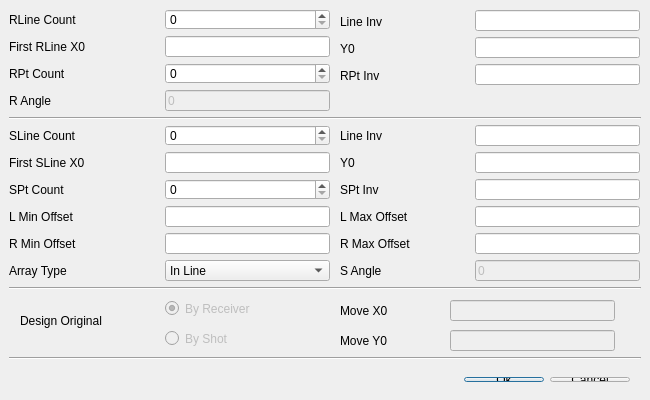
<?xml version="1.0" encoding="UTF-8"?>
<ui version="4.0">
 <class>TSPSDlg</class>
 <widget class="QDialog" name="TSPSDlg">
  <property name="geometry">
   <rect>
    <x>0</x>
    <y>0</y>
    <width>650</width>
    <height>400</height>
   </rect>
  </property>
  <property name="windowTitle">
   <string>New SPS</string>
  </property>
  <widget class="QLabel" name="textLabel6_3">
   <property name="geometry">
    <rect>
     <x>9</x>
     <y>233</y>
     <width>150</width>
     <height>21</height>
    </rect>
   </property>
   <property name="text">
    <string>R Min Offset</string>
   </property>
   <property name="wordWrap">
    <bool>false</bool>
   </property>
  </widget>
  <widget class="QLineEdit" name="cSPtInvEdit">
   <property name="geometry">
    <rect>
     <x>475</x>
     <y>179</y>
     <width>165</width>
     <height>21</height>
    </rect>
   </property>
  </widget>
  <widget class="QLineEdit" name="cSY0Edit">
   <property name="geometry">
    <rect>
     <x>475</x>
     <y>152</y>
     <width>165</width>
     <height>21</height>
    </rect>
   </property>
  </widget>
  <widget class="QLabel" name="textLabel2_3">
   <property name="geometry">
    <rect>
     <x>9</x>
     <y>260</y>
     <width>150</width>
     <height>21</height>
    </rect>
   </property>
   <property name="text">
    <string>Array Type</string>
   </property>
   <property name="wordWrap">
    <bool>false</bool>
   </property>
  </widget>
  <widget class="QLabel" name="textLabel1_2">
   <property name="geometry">
    <rect>
     <x>9</x>
     <y>125</y>
     <width>150</width>
     <height>21</height>
    </rect>
   </property>
   <property name="text">
    <string>SLine Count</string>
   </property>
   <property name="wordWrap">
    <bool>false</bool>
   </property>
  </widget>
  <widget class="QLineEdit" name="cLMinOffEdit">
   <property name="geometry">
    <rect>
     <x>165</x>
     <y>206</y>
     <width>165</width>
     <height>21</height>
    </rect>
   </property>
  </widget>
  <widget class="QLabel" name="textLabel1_3_2">
   <property name="geometry">
    <rect>
     <x>340</x>
     <y>125</y>
     <width>130</width>
     <height>21</height>
    </rect>
   </property>
   <property name="text">
    <string>Line Inv</string>
   </property>
   <property name="wordWrap">
    <bool>false</bool>
   </property>
  </widget>
  <widget class="QLabel" name="textLabel5_2">
   <property name="geometry">
    <rect>
     <x>340</x>
     <y>179</y>
     <width>130</width>
     <height>21</height>
    </rect>
   </property>
   <property name="text">
    <string>SPt Inv</string>
   </property>
   <property name="wordWrap">
    <bool>false</bool>
   </property>
  </widget>
  <widget class="QSpinBox" name="cRLineCountBox">
   <property name="geometry">
    <rect>
     <x>165</x>
     <y>9</y>
     <width>165</width>
     <height>21</height>
    </rect>
   </property>
   <property name="maximum">
    <number>10000</number>
   </property>
  </widget>
  <widget class="QLineEdit" name="cRX0Edit">
   <property name="enabled">
    <bool>true</bool>
   </property>
   <property name="geometry">
    <rect>
     <x>165</x>
     <y>36</y>
     <width>165</width>
     <height>21</height>
    </rect>
   </property>
  </widget>
  <widget class="QLabel" name="textLabel3_2">
   <property name="geometry">
    <rect>
     <x>340</x>
     <y>152</y>
     <width>130</width>
     <height>21</height>
    </rect>
   </property>
   <property name="text">
    <string>Y0</string>
   </property>
   <property name="wordWrap">
    <bool>false</bool>
   </property>
  </widget>
  <widget class="QComboBox" name="cATypeBox">
   <property name="geometry">
    <rect>
     <x>165</x>
     <y>260</y>
     <width>165</width>
     <height>21</height>
    </rect>
   </property>
   <item>
    <property name="text">
     <string>In Line</string>
    </property>
   </item>
   <item>
    <property name="text">
     <string>Cross Line</string>
    </property>
   </item>
   <item>
    <property name="text">
     <string>Ob-Cross Line</string>
    </property>
   </item>
  </widget>
  <widget class="QLineEdit" name="cSLineInvEdit">
   <property name="geometry">
    <rect>
     <x>475</x>
     <y>125</y>
     <width>165</width>
     <height>21</height>
    </rect>
   </property>
  </widget>
  <widget class="QSpinBox" name="cRPtCountBox">
   <property name="geometry">
    <rect>
     <x>165</x>
     <y>63</y>
     <width>165</width>
     <height>21</height>
    </rect>
   </property>
   <property name="maximum">
    <number>10000000</number>
   </property>
  </widget>
  <widget class="QLabel" name="textLabel3_3">
   <property name="geometry">
    <rect>
     <x>340</x>
     <y>260</y>
     <width>130</width>
     <height>21</height>
    </rect>
   </property>
   <property name="text">
    <string>S Angle</string>
   </property>
   <property name="wordWrap">
    <bool>false</bool>
   </property>
  </widget>
  <widget class="QLineEdit" name="cSX0Edit">
   <property name="geometry">
    <rect>
     <x>165</x>
     <y>152</y>
     <width>165</width>
     <height>21</height>
    </rect>
   </property>
  </widget>
  <widget class="QLineEdit" name="cRMinOffEdit">
   <property name="geometry">
    <rect>
     <x>165</x>
     <y>233</y>
     <width>165</width>
     <height>21</height>
    </rect>
   </property>
  </widget>
  <widget class="QLabel" name="textLabel6_2">
   <property name="geometry">
    <rect>
     <x>340</x>
     <y>206</y>
     <width>130</width>
     <height>21</height>
    </rect>
   </property>
   <property name="text">
    <string>L Max Offset</string>
   </property>
   <property name="wordWrap">
    <bool>false</bool>
   </property>
  </widget>
  <widget class="QLabel" name="textLabel6_2_2">
   <property name="geometry">
    <rect>
     <x>340</x>
     <y>233</y>
     <width>130</width>
     <height>21</height>
    </rect>
   </property>
   <property name="text">
    <string>R Max Offset</string>
   </property>
   <property name="wordWrap">
    <bool>false</bool>
   </property>
  </widget>
  <widget class="QLineEdit" name="cRMaxOffEdit">
   <property name="geometry">
    <rect>
     <x>475</x>
     <y>233</y>
     <width>165</width>
     <height>21</height>
    </rect>
   </property>
  </widget>
  <widget class="QLabel" name="textLabel6">
   <property name="geometry">
    <rect>
     <x>9</x>
     <y>206</y>
     <width>150</width>
     <height>21</height>
    </rect>
   </property>
   <property name="text">
    <string>L Min Offset</string>
   </property>
   <property name="wordWrap">
    <bool>false</bool>
   </property>
  </widget>
  <widget class="QLabel" name="textLabel1">
   <property name="geometry">
    <rect>
     <x>9</x>
     <y>9</y>
     <width>150</width>
     <height>21</height>
    </rect>
   </property>
   <property name="text">
    <string>RLine Count</string>
   </property>
   <property name="wordWrap">
    <bool>false</bool>
   </property>
  </widget>
  <widget class="QSpinBox" name="cSPtCountBox">
   <property name="geometry">
    <rect>
     <x>165</x>
     <y>179</y>
     <width>165</width>
     <height>21</height>
    </rect>
   </property>
   <property name="maximum">
    <number>10000000</number>
   </property>
  </widget>
  <widget class="QLineEdit" name="cSAngleEdit">
   <property name="enabled">
    <bool>false</bool>
   </property>
   <property name="geometry">
    <rect>
     <x>475</x>
     <y>260</y>
     <width>165</width>
     <height>21</height>
    </rect>
   </property>
   <property name="text">
    <string>0</string>
   </property>
  </widget>
  <widget class="QLineEdit" name="cLMaxOffEdit">
   <property name="geometry">
    <rect>
     <x>475</x>
     <y>206</y>
     <width>165</width>
     <height>21</height>
    </rect>
   </property>
  </widget>
  <widget class="QSpinBox" name="cSLineCountBox">
   <property name="geometry">
    <rect>
     <x>165</x>
     <y>125</y>
     <width>165</width>
     <height>21</height>
    </rect>
   </property>
   <property name="maximum">
    <number>10000</number>
   </property>
  </widget>
  <widget class="QLabel" name="textLabel4">
   <property name="geometry">
    <rect>
     <x>9</x>
     <y>63</y>
     <width>150</width>
     <height>21</height>
    </rect>
   </property>
   <property name="text">
    <string>RPt Count</string>
   </property>
   <property name="wordWrap">
    <bool>false</bool>
   </property>
  </widget>
  <widget class="QLabel" name="textLabel2">
   <property name="geometry">
    <rect>
     <x>9</x>
     <y>36</y>
     <width>150</width>
     <height>21</height>
    </rect>
   </property>
   <property name="text">
    <string>First RLine X0</string>
   </property>
   <property name="wordWrap">
    <bool>false</bool>
   </property>
  </widget>
  <widget class="QLabel" name="textLabel4_2">
   <property name="geometry">
    <rect>
     <x>9</x>
     <y>179</y>
     <width>150</width>
     <height>21</height>
    </rect>
   </property>
   <property name="text">
    <string>SPt Count</string>
   </property>
   <property name="wordWrap">
    <bool>false</bool>
   </property>
  </widget>
  <widget class="QLabel" name="textLabel2_2">
   <property name="geometry">
    <rect>
     <x>9</x>
     <y>152</y>
     <width>150</width>
     <height>21</height>
    </rect>
   </property>
   <property name="text">
    <string>First SLine X0</string>
   </property>
   <property name="wordWrap">
    <bool>false</bool>
   </property>
  </widget>
  <widget class="Line" name="line1">
   <property name="geometry">
    <rect>
     <x>9</x>
     <y>350</y>
     <width>632</width>
     <height>16</height>
    </rect>
   </property>
   <property name="frameShape">
    <enum>QFrame::HLine</enum>
   </property>
   <property name="frameShadow">
    <enum>QFrame::Sunken</enum>
   </property>
  </widget>
  <widget class="Line" name="line2">
   <property name="geometry">
    <rect>
     <x>9</x>
     <y>280</y>
     <width>632</width>
     <height>16</height>
    </rect>
   </property>
   <property name="frameShape">
    <enum>QFrame::HLine</enum>
   </property>
   <property name="frameShadow">
    <enum>QFrame::Sunken</enum>
   </property>
  </widget>
  <widget class="QLabel" name="textLabel1_4">
   <property name="geometry">
    <rect>
     <x>9</x>
     <y>90</y>
     <width>150</width>
     <height>21</height>
    </rect>
   </property>
   <property name="text">
    <string>R Angle</string>
   </property>
   <property name="wordWrap">
    <bool>false</bool>
   </property>
  </widget>
  <widget class="QLineEdit" name="cAngleEdit">
   <property name="enabled">
    <bool>false</bool>
   </property>
   <property name="geometry">
    <rect>
     <x>165</x>
     <y>90</y>
     <width>165</width>
     <height>21</height>
    </rect>
   </property>
   <property name="text">
    <string>0</string>
   </property>
  </widget>
  <widget class="QWidget" name="layoutWidget">
   <property name="geometry">
    <rect>
     <x>9</x>
     <y>366</y>
     <width>632</width>
     <height>27</height>
    </rect>
   </property>
   <layout class="QHBoxLayout">
    <item>
     <spacer name="spacer9">
      <property name="orientation">
       <enum>Qt::Horizontal</enum>
      </property>
      <property name="sizeType">
       <enum>QSizePolicy::Expanding</enum>
      </property>
      <property name="sizeHint" stdset="0">
       <size>
        <width>41</width>
        <height>20</height>
       </size>
      </property>
     </spacer>
    </item>
    <item>
     <widget class="QPushButton" name="cOkBtn">
      <property name="text">
       <string>&amp;Ok</string>
      </property>
      <property name="shortcut">
       <string>Alt+O</string>
      </property>
     </widget>
    </item>
    <item>
     <widget class="QPushButton" name="cCancelBtn">
      <property name="text">
       <string>&amp;Cancel</string>
      </property>
      <property name="shortcut">
       <string>Alt+C</string>
      </property>
     </widget>
    </item>
   </layout>
  </widget>
  <widget class="Line" name="line1_2">
   <property name="geometry">
    <rect>
     <x>9</x>
     <y>110</y>
     <width>632</width>
     <height>16</height>
    </rect>
   </property>
   <property name="frameShape">
    <enum>QFrame::HLine</enum>
   </property>
   <property name="frameShadow">
    <enum>QFrame::Sunken</enum>
   </property>
  </widget>
  <widget class="QLabel" name="textLabel1_3_3">
   <property name="geometry">
    <rect>
     <x>20</x>
     <y>310</y>
     <width>130</width>
     <height>21</height>
    </rect>
   </property>
   <property name="text">
    <string>Design Original</string>
   </property>
   <property name="wordWrap">
    <bool>false</bool>
   </property>
  </widget>
  <widget class="QLabel" name="textLabel1_3">
   <property name="geometry">
    <rect>
     <x>340</x>
     <y>11</y>
     <width>130</width>
     <height>21</height>
    </rect>
   </property>
   <property name="text">
    <string>Line Inv</string>
   </property>
   <property name="wordWrap">
    <bool>false</bool>
   </property>
  </widget>
  <widget class="QLabel" name="textLabel3">
   <property name="geometry">
    <rect>
     <x>340</x>
     <y>38</y>
     <width>130</width>
     <height>21</height>
    </rect>
   </property>
   <property name="text">
    <string>Y0</string>
   </property>
   <property name="wordWrap">
    <bool>false</bool>
   </property>
  </widget>
  <widget class="QLabel" name="textLabel5">
   <property name="geometry">
    <rect>
     <x>340</x>
     <y>65</y>
     <width>130</width>
     <height>21</height>
    </rect>
   </property>
   <property name="text">
    <string>RPt Inv</string>
   </property>
   <property name="wordWrap">
    <bool>false</bool>
   </property>
  </widget>
  <widget class="QLineEdit" name="cRLineInvEdit">
   <property name="geometry">
    <rect>
     <x>475</x>
     <y>10</y>
     <width>165</width>
     <height>21</height>
    </rect>
   </property>
  </widget>
  <widget class="QLineEdit" name="cRY0Edit">
   <property name="enabled">
    <bool>true</bool>
   </property>
   <property name="geometry">
    <rect>
     <x>475</x>
     <y>37</y>
     <width>165</width>
     <height>21</height>
    </rect>
   </property>
  </widget>
  <widget class="QLineEdit" name="cRPtInvEdit">
   <property name="geometry">
    <rect>
     <x>475</x>
     <y>64</y>
     <width>165</width>
     <height>21</height>
    </rect>
   </property>
  </widget>
  <widget class="QLabel" name="label_2">
   <property name="geometry">
    <rect>
     <x>340</x>
     <y>300</y>
     <width>105</width>
     <height>21</height>
    </rect>
   </property>
   <property name="text">
    <string>Move X0</string>
   </property>
  </widget>
  <widget class="QLabel" name="label">
   <property name="geometry">
    <rect>
     <x>340</x>
     <y>330</y>
     <width>105</width>
     <height>21</height>
    </rect>
   </property>
   <property name="text">
    <string>Move Y0</string>
   </property>
  </widget>
  <widget class="QLineEdit" name="cMoveX0Edit">
   <property name="enabled">
    <bool>false</bool>
   </property>
   <property name="geometry">
    <rect>
     <x>450</x>
     <y>300</y>
     <width>165</width>
     <height>21</height>
    </rect>
   </property>
  </widget>
  <widget class="QLineEdit" name="cMoveY0Edit">
   <property name="enabled">
    <bool>false</bool>
   </property>
   <property name="geometry">
    <rect>
     <x>450</x>
     <y>330</y>
     <width>165</width>
     <height>21</height>
    </rect>
   </property>
  </widget>
  <widget class="QRadioButton" name="OrginalByReceiver">
   <property name="enabled">
    <bool>false</bool>
   </property>
   <property name="geometry">
    <rect>
     <x>165</x>
     <y>300</y>
     <width>160</width>
     <height>17</height>
    </rect>
   </property>
   <property name="text">
    <string>By Receiver</string>
   </property>
   <property name="checkable">
    <bool>true</bool>
   </property>
   <property name="checked">
    <bool>true</bool>
   </property>
  </widget>
  <widget class="QRadioButton" name="OrginalByShot">
   <property name="enabled">
    <bool>false</bool>
   </property>
   <property name="geometry">
    <rect>
     <x>165</x>
     <y>330</y>
     <width>160</width>
     <height>17</height>
    </rect>
   </property>
   <property name="text">
    <string>By Shot</string>
   </property>
   <property name="checked">
    <bool>false</bool>
   </property>
  </widget>
 </widget>
 <layoutdefault spacing="6" margin="11"/>
 <pixmapfunction>qPixmapFromMimeSource</pixmapfunction>
 <tabstops>
  <tabstop>cRLineCountBox</tabstop>
  <tabstop>cRLineInvEdit</tabstop>
  <tabstop>cRX0Edit</tabstop>
  <tabstop>cRY0Edit</tabstop>
  <tabstop>cRPtCountBox</tabstop>
  <tabstop>cRPtInvEdit</tabstop>
  <tabstop>cAngleEdit</tabstop>
  <tabstop>cSLineCountBox</tabstop>
  <tabstop>cSLineInvEdit</tabstop>
  <tabstop>cSX0Edit</tabstop>
  <tabstop>cSY0Edit</tabstop>
  <tabstop>cSPtCountBox</tabstop>
  <tabstop>cSPtInvEdit</tabstop>
  <tabstop>cLMinOffEdit</tabstop>
  <tabstop>cLMaxOffEdit</tabstop>
  <tabstop>cRMinOffEdit</tabstop>
  <tabstop>cRMaxOffEdit</tabstop>
  <tabstop>cATypeBox</tabstop>
  <tabstop>cSAngleEdit</tabstop>
  <tabstop>cOkBtn</tabstop>
  <tabstop>cCancelBtn</tabstop>
 </tabstops>
 <includes>
  <include location="local">gspsparam.h</include>
 </includes>
 <resources/>
 <connections>
  <connection>
   <sender>cOkBtn</sender>
   <signal>clicked()</signal>
   <receiver>TSPSDlg</receiver>
   <slot>accept()</slot>
   <hints>
    <hint type="sourcelabel">
     <x>20</x>
     <y>20</y>
    </hint>
    <hint type="destinationlabel">
     <x>20</x>
     <y>20</y>
    </hint>
   </hints>
  </connection>
  <connection>
   <sender>cCancelBtn</sender>
   <signal>clicked()</signal>
   <receiver>TSPSDlg</receiver>
   <slot>reject()</slot>
   <hints>
    <hint type="sourcelabel">
     <x>20</x>
     <y>20</y>
    </hint>
    <hint type="destinationlabel">
     <x>20</x>
     <y>20</y>
    </hint>
   </hints>
  </connection>
 </connections>
</ui>
